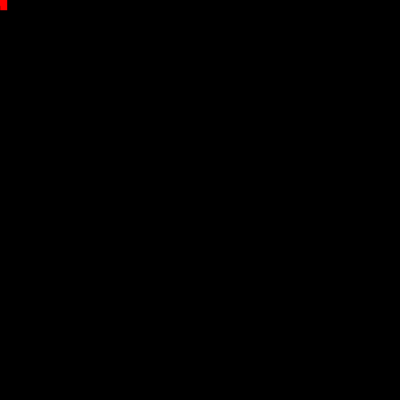
Frame 1 (no input)
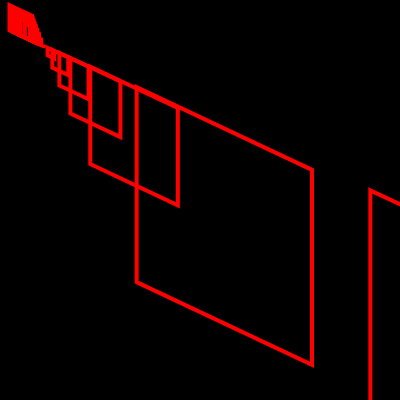
Frame 60 (no input)
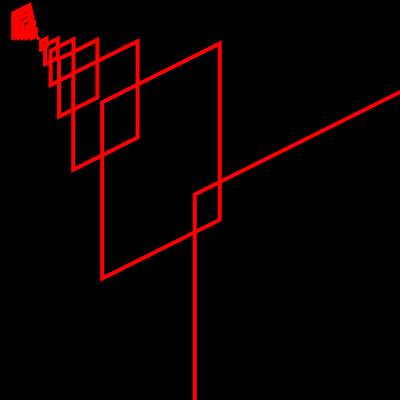
Frame 120 (the mouse pressed at the canvas centre since frame 60)

The p5.js sketch that drew these frames (run headless with seeded random() and noise() and a simulated clock; from frame 60 on, the mouse is pressed at the canvas centre):

// p5.js sketch
// ── sketch.js
let sharedNormal, u1, u2, vertices
let dz = 2, rw = 50, rh = 30;

function setup() {
  createCanvas(400, 400);
  background(220);
  
  let rw2 = rw/2
  let rh2 = rh/2
  vertices = [
    createVector(rw2, rh2),
    createVector(rw2, -rh2),
    createVector(-rw2, -rh2),
    createVector(-rw2, rh2)
  ]
}
let globalZ = 3
let t = 0
function draw() {
  background(0);
  noFill()
  stroke(255, 0, 0)
  strokeWeight(4)
  globalZ = 3*sin(t/10)
  sharedNormal = createVector(cos(t), .8*sin(t*5), -cos(t)).normalize()
  u1 = createVector(1, 0, 0).cross( sharedNormal ).normalize()
  u2 = u1.cross( sharedNormal ).normalize()
  t+=deltaTime/1000
  for(let i=-15; i<0; i++){
    let x0 = p5.Vector.mult(sharedNormal, i/abs (sin (t))).add( width/2, height/2, globalZ )//.add( createVector( noise((i+t))*100*sin(t), -noise((i+t))*100*sin(t) ) )
    let z = x0.z
    beginShape()
    vertices.forEach( vert => {
      let k = ( 7 + i )
      let u = lincom( [u1, vert.x*k], [u2, vert.y*k] ).add(x0)
      vertex( u.x / z, u.y / z )
    } )
    endShape(CLOSE)
  }


  for(let i=0; i<14; i++){
    let x0 = p5.Vector.mult(sharedNormal, i/abs (sin (t))).add( width/2, height/2, globalZ )
    let z = x0.z
    beginShape()
    vertices.forEach( vert => {
      let k = ( 7 - i )
      let u = lincom( [u1, vert.x*k], [u2, vert.y*k] ).add(x0)
      vertex( u.x / z, u.y / z )
    } )
    endShape(CLOSE)
  }
}

function lincom(...vecsc){
  let u = createVector(0)
  for(let [v, t] of vecsc){
    u.add( p5.Vector.mult( v, t ) )
  }
  return u
}
